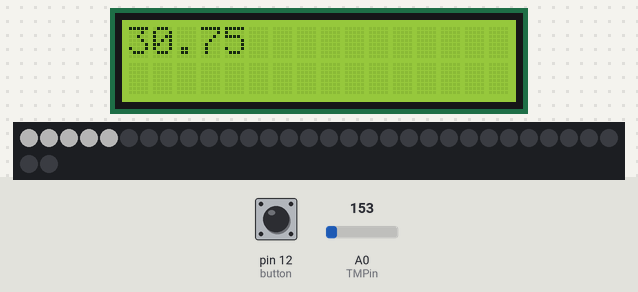
This sketch was run on a simulated Arduino Uno, built with avr-gcc and run on an emulated ATmega328P. On the bench: 16×2 character LCD, 32 RGB LEDs in strip order, left to right, continuing on the next row. The inputs (shaded band) are chosen by the test bench; at power-on: A0 (TMPin) = 153, pin 12 (button) HIGH. Dim RGB values are drawn brighter than linear; what the sketch prints to the serial monitor is not drawn.

Above: at 1.2 s.
1.3 s: A0 (TMPin) set to 157
At 3.4 s:
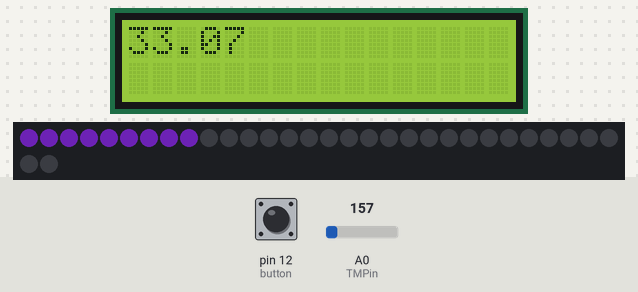
7.3 s: A0 (TMPin) set to 175
At 8.8 s:
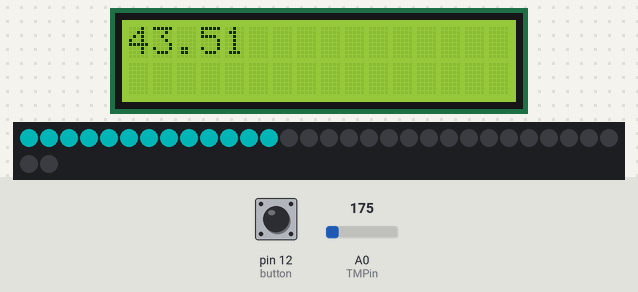
13.3 s: A0 (TMPin) set to 202
At 15.4 s:
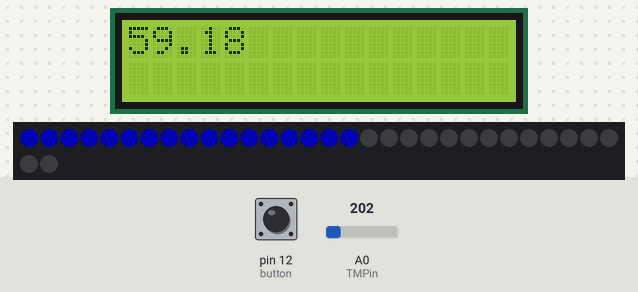
19.3 s: pin 12 (button) pulled LOW for 2.35 s
At 20.6 s:
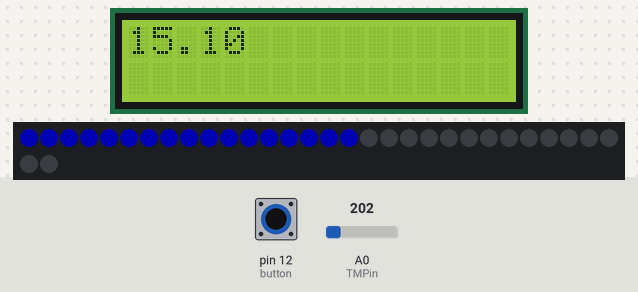
Timing chart, 0 to 22.3 s (numbered marks = the images above; inputs shaded):
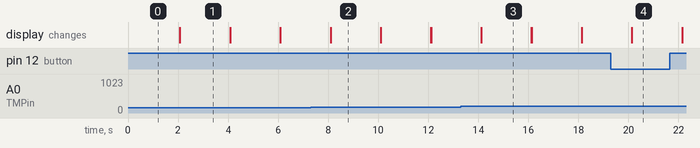

Measured:
- the behaviour switches between 156 and 157 on A0 (TMPin) (found by bisection; images 0 and 1)
- the behaviour switches between 187 and 188 on A0 (TMPin) (found by bisection; images 2 and 3)
- after the input at 1.3 s, the display: first differs from a run without the input after 0.78 s (image 1)
- after the input at 7.3 s, the display: first differs from a run without the input after 0.80 s (image 2)
- after the input at 13.3 s, the display: first differs from a run without the input after 0.82 s (image 3)
- after the input at 19.3 s, the display: first differs from a run without the input after 0.84 s (image 4)
- what the display in image 1 shows lasts 2.0 s, from 2.1 s to 4.1 s

The sketch:

neoTemp.ino
```cpp
#include <LiquidCrystal.h>
#include <Adafruit_NeoPixel.h>

// Create a variable that will store the temperature value
int TMPin = 0;
const int button = 12;
int lastColor = -1;


#define aref_voltage 3.3
#define PIN 6


/*
Param 1 == number of pixels
Param 2 == Arduino pin attached to din
Param 3 == pixel type flags, add together as needed
  NE0_KHZ800 800 KHZ bitstream (avg neopix)
  NE0_GRB wired for GRB bitstream
*/
Adafruit_NeoPixel strip = Adafruit_NeoPixel(32, PIN, NEO_GRB + NEO_KHZ800); //call Neopixels, 32 pixels in all, on pin 6, RGB system and 800 KHZ
LiquidCrystal lcd(13, 11, 5, 4, 3, 2); //call LCD display

void setup()
{
  lcd.begin(16,2); //initialize LCD screen 16 by 2
  strip.begin(); //begin neo pixel strip
  strip.show(); //initialize strip
  Serial.begin(9600);// serial monitor access
  pinMode(button, INPUT); //button for celsius
  analogReference(EXTERNAL); //analog reference for use with TMP36
}

void loop()
{
  double temperature;
  double temp;
  double tempF;


  temp = tempMeasure(temperature); //call tempMeasure function
  tempF = (temp * 9.0/5.0 + 32);  //take reading from tempMeasure and convert to faharenheit


  while(digitalRead(button) == false) //button is depressed readout is in Celsius
  {
    Serial.println(temp); //prints in serial monitor
    lcd.print(temp); //prints on LCD screen
    lcd.setCursor(0,1); //sets cursor
    delay(2000); //2 seconds between readings
    lcd.clear(); //clear LCD after 2 seconds
}

 pixelCaseF(tempF); //call pixelCase function that controls lights
 Serial.println(tempF); //print in serial
 lcd.print(tempF); //print temp in F on LCD
 lcd.setCursor(0,1); //set cursor
 delay(2000); //take reading every 2 seconds
 lcd.clear(); //clear LCD

}//end loop


double tempMeasure(double temperature)
{
 // -----------------
// Read temperature
// -----------------

  int reading = analogRead(TMPin); //voltage reading
  double voltage = reading * aref_voltage; //take initial reading and multiply by 3.3 ref voltage for arduino

  voltage /= 1024.0; //divide reading by 1024 to map

  temperature = (voltage - 0.5) * 100; //converts 10mv per degree with 500 mV offset to (voltage - 500mV) * 100)

  return temperature; //return temperature to top level method

}//end tempMeasure

void pixelCaseF(double tempF)
/*
This method controls the neo-pixel for the "analog" readout on the thermometer. With every temperature group, the number of pixels lit changes along with the color
*/

{
 int i;
 strip.setBrightness(64);
 strip.show();

  if (tempF >= 90.05)//if above 90 degrees, strip is red and entire strip is lit
 {
   strip.clear();
   for(int i=0;i <= 32;i++)
   {
   strip.setPixelColor(i, strip.Color(255,0,0));
   }
 }
 else if (tempF < 90.2 && tempF >= 80.05) //if 90 > tempF >= 80 orange and strip is partially lit up to 29th pixel
 {
   strip.clear();
   for(int i=0;i <= 28;i++)
  {
  strip.setPixelColor(i, strip.Color(255,128,0));
  }
 }
 else if (tempF < 80.02 && tempF >= 70.5)// if 80 > tempF >= 70 yellow-green and strip is lit up to 25th pixel
 {
   strip.clear();
   for(int i = 0; i <= 24; i++)
   {
    strip.setPixelColor(i,strip.Color(204,255,0));
   }
 }
 else if (tempF < 70 && tempF >= 60.5)// if 70 > tempF >= 60 green and strip is lit up to 21st pixel
{
  strip.clear();
  for(int i = 0; i<= 20; i++)
  {
   strip.setPixelColor(i,strip.Color(0,255,0));
  }
}
 else if (tempF < 60.02 && tempF >= 50.5) //if 60 > tempF >= 50 blue and strip is lit up to 17th pixel
{
  strip.clear();
  for(int i = 0; i <= 16; i++)
  {
    strip.setPixelColor(i,strip.Color(0,0,255));
  }
}
 else if (tempF < 50.02 && tempF >= 40.5) //if 50 > tempF >= 40 aqua and strip is lit to 13th pixel
 {
   strip.clear();
   for(int i = 0; i <= 12; i++)
  {
   strip.setPixelColor(i, strip.Color(0,255,255));
  }
 }
 else if (tempF < 40.02 && tempF >= 32.5) //if 40 > tempF >= 32 fuschia and strip is lit to 9th pixel
 {
   strip.clear();
   for(int i = 0; i <= 8; i++)
  {
   strip.setPixelColor(i, strip.Color(153, 51,255));
  }
 }
 else if (tempF < 32.5) //temp < freezing white and strip is lit to 5th pixel
 {
   strip.clear();
   for(i = 0;i <= 4; i++)
 {
   strip.setPixelColor(i, strip.Color(255,255,255));
 }//end for
 }

strip.show(); //update color change

}//end pixelCase
```
